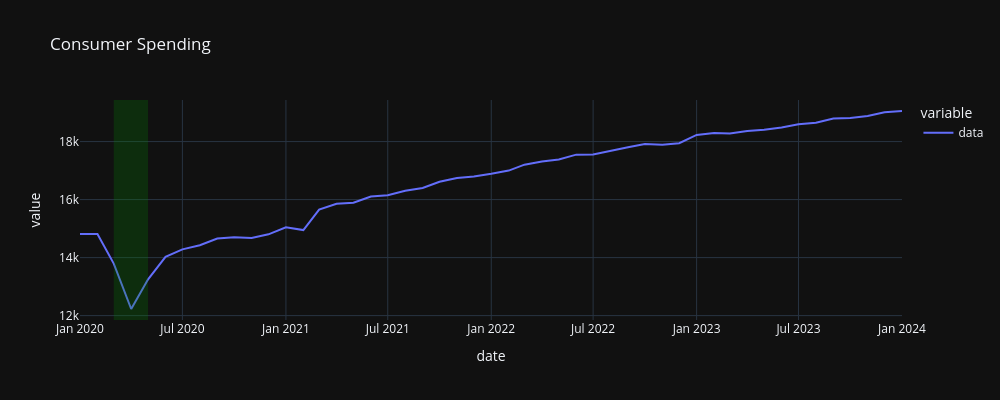

Notebook cell for this chart:
### Code cell
"""
Consumer spending tends to decrease during economic
downturns as people become more cautious about their finances.
This can impact various industries, especially retail.
"""

plot_data("PCE", "Consumer Spending", years=4)

### Figure 1 — Plotly figure (JSON) as saved in the notebook; plotly's stock layout.template omitted (floating-point values rounded to 4 significant figures)
{"data": [{"hovertemplate": "variable=data<br>date=%{x|%B %d, %Y}<br>value=%{y}<extra></extra>", "legendgroup": "data", "line": {"color": "#636efa", "dash": "solid"}, "marker": {"symbol": "circle"}, "mode": "lines", "name": "data", "orientation": "v", "showlegend": true, "type": "scatter", "x": ["2020-01-01T00:00:00", "2020-02-01T00:00:00", "2020-03-01T00:00:00", "2020-04-01T00:00:00", "2020-05-01T00:00:00", "2020-06-01T00:00:00", "2020-07-01T00:00:00", "2020-08-01T00:00:00", "2020-09-01T00:00:00", "2020-10-01T00:00:00", "2020-11-01T00:00:00", "2020-12-01T00:00:00", "2021-01-01T00:00:00", "2021-02-01T00:00:00", "2021-03-01T00:00:00", "2021-04-01T00:00:00", "2021-05-01T00:00:00", "2021-06-01T00:00:00", "2021-07-01T00:00:00", "2021-08-01T00:00:00", "2021-09-01T00:00:00", "2021-10-01T00:00:00", "2021-11-01T00:00:00", "2021-12-01T00:00:00", "2022-01-01T00:00:00", "2022-02-01T00:00:00", "2022-03-01T00:00:00", "2022-04-01T00:00:00", "2022-05-01T00:00:00", "2022-06-01T00:00:00", "2022-07-01T00:00:00", "2022-08-01T00:00:00", "2022-09-01T00:00:00", "2022-10-01T00:00:00", "2022-11-01T00:00:00", "2022-12-01T00:00:00", "2023-01-01T00:00:00", "2023-02-01T00:00:00", "2023-03-01T00:00:00", "2023-04-01T00:00:00", "2023-05-01T00:00:00", "2023-06-01T00:00:00", "2023-07-01T00:00:00", "2023-08-01T00:00:00", "2023-09-01T00:00:00", "2023-10-01T00:00:00", "2023-11-01T00:00:00", "2023-12-01T00:00:00", "2024-01-01T00:00:00"], "xaxis": "x", "y": [14820.0, 14810.0, 13793, 12230.0, 13250.0, 14030.0, 14290.0, 14430.0, 14655, 14700.0, 14680.0, 14800.0, 15050.0, 14950.0, 15660.0, 15850.0, 15890, 16110.0, 16150.0, 16310.0, 16400.0, 16610.0, 16740.0, 16800.0, 16890.0, 17000.0, 17200.0, 17310.0, 17380.0, 17550, 17560.0, 17690.0, 17804, 17920.0, 17890.0, 17940.0, 18230.0, 18300.0, 18280.0, 18360.0, 18410.0, 18490.0, 18600.0, 18650.0, 18790.0, 18810.0, 18880.0, 19010.0, 19050.0], "yaxis": "y"}], "layout": {"height": 400, "legend": {"title": {"text": "variable"}, "tracegroupgap": 0}, "shapes": [{"fillcolor": "green", "line": {"width": 0}, "opacity": 0.25, "type": "rect", "x0": "2020-03-01", "x1": "2020-05-01", "xref": "x", "y0": 0, "y1": 1, "yref": "y domain"}], "title": {"text": "Consumer Spending"}, "width": 1000, "xaxis": {"anchor": "y", "domain": [0, 1], "title": {"text": "date"}}, "yaxis": {"anchor": "x", "domain": [0, 1], "title": {"text": "value"}}}}
